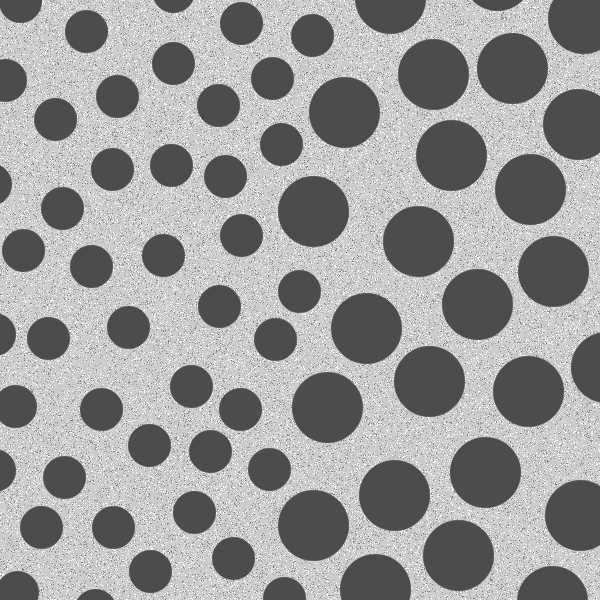
#> input picture round.tif, 600 x 600 px
$ python '直接调用canny.py'
#> lines starting #> are read from the running program, lines starting #| are printed output that depends on the picture
import numpy as np
from matplotlib import pyplot as plt
import cv2

img = cv2.imread('round.tif', 0)
#> img is the input picture: shape (600, 600); min 76, max 255, mean 153.6
edge = cv2.Canny(img, 200, 230)
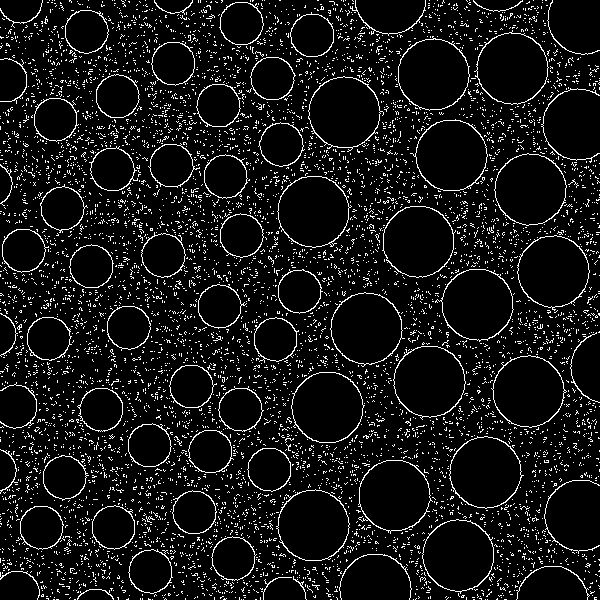
#> edge: shape (600, 600); 8.2% white in thin lines or dots
plt.imshow(edge, cmap='gray')
print()
